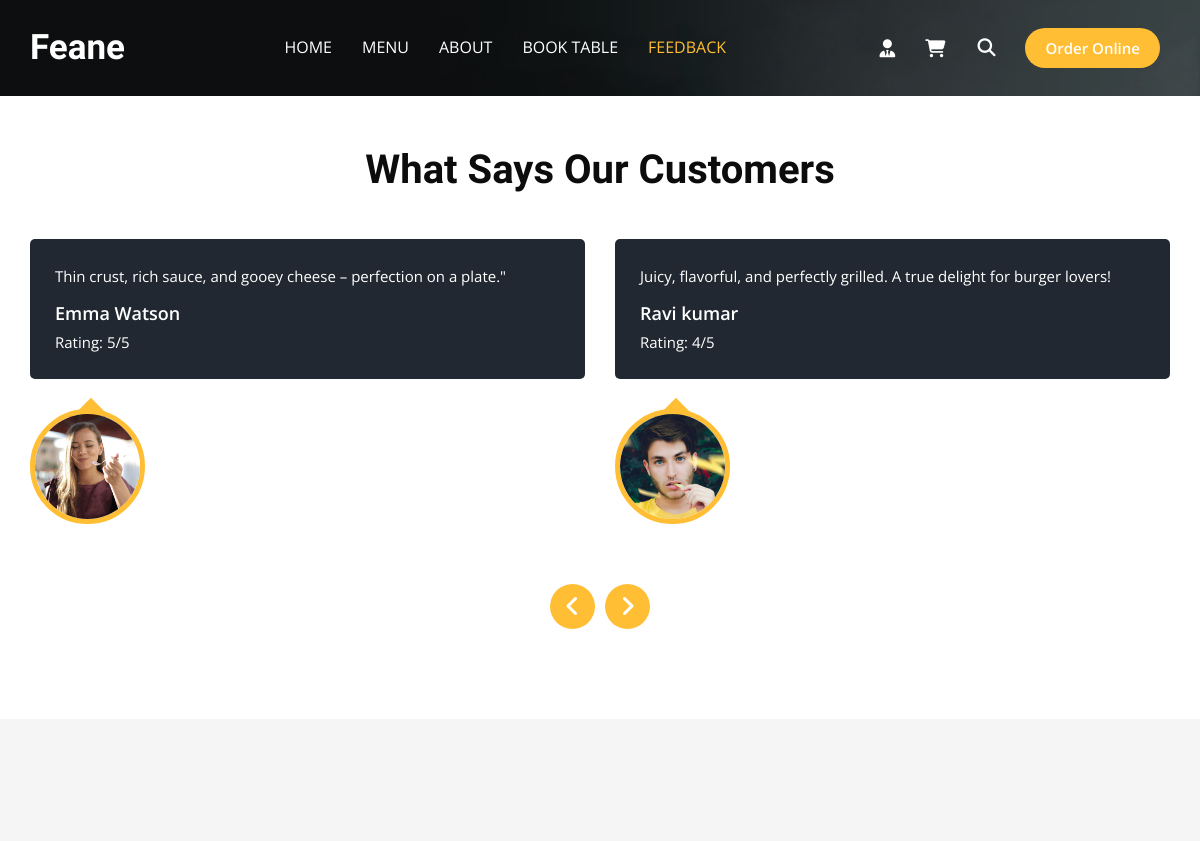
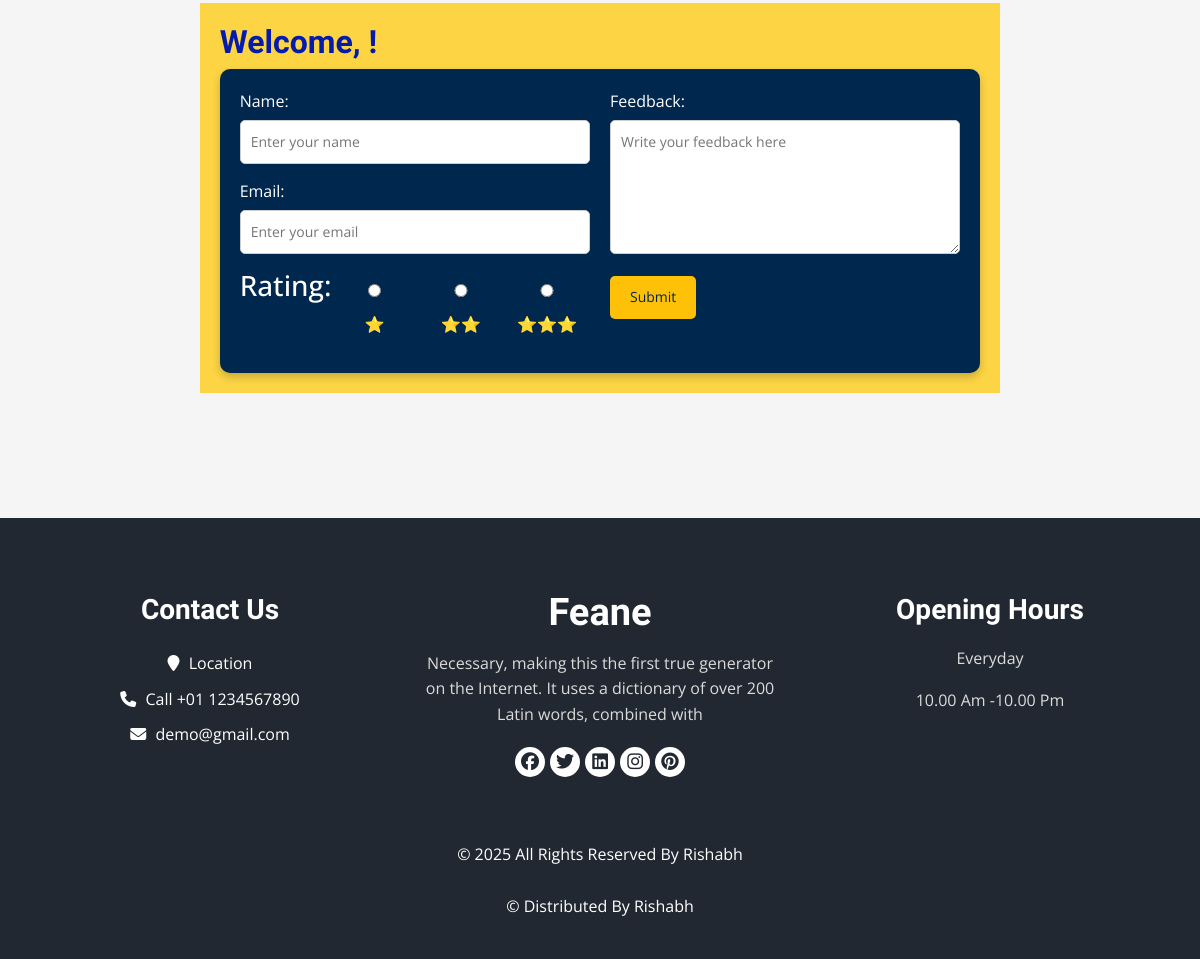
The page /feedback/ on the database its author committed (2 pictures, top to bottom).
### BaseApp/models.py (models this page shows, shortened)
class Feedback(models.Model):
    User_name = models.CharField(max_length=15, unique=False)
    Description = models.TextField(blank=False, unique=False)
    Rating = models.IntegerField(default=0 , unique=False)
    Image = models.ImageField(upload_to='Items/',blank=True, default='../media/Items/f4.png' )
    Email = models.EmailField(blank=True, unique=False)

### BaseApp/views.py (the view)
# urls.py: path('feedback/', feedbackView, name='feedback'),
def feedbackView(request):
    feedback = Feedback.objects.all()
    return render(request,'feedback.html', {'feedback':feedback})

### Template/feedback.html (shortened to what this page needs)
{% extends "base.html" %}
{% load static %}
{% block class %}class="sub_page"{% endblock class %}
{% block FeedbackStatus %}active{% endblock FeedbackStatus %}
{% block main %}
   <section class="client_section layout_padding-bottom">
    <div class="container">
      <div class="heading_container heading_center psudo_white_primary mb_45">
        <h2>
          What Says Our Customers
        </h2>
      </div>
      <div class="carousel-wrap row ">
        <div class="owl-carousel client_owl-carousel">
          {% for f in feedback  %}
          <div class="item">
            <div class="box">
              <div class="detail-box">
                <p>
                  {{f.Description}}
                </p>
                <h6>
                  {{f.User_name}}
                </h6>
                <p>
                  Rating: {{f.Rating}}/5
                </p>
              </div>
              <div class="img-box">
                <img src="/media/{{f.Image}}" alt="" class="box-img">
              </div>
            </div>
          </div>
          {% endfor %}
        </div>
      </div>
    </div>
  </section>
<div class="feedform-container">
  <form method="POST" class="feedform-tag_form"   action=" {% url "submit_feedback" %}">
    <h2 style="font-weight: bolder;">Welcome, {{ user.first_name }}!</h2>
    <section class="feedform-user-form">
      <div class="feedform-left">
          <label for="feedform-name">Name:</label>
          <input type="text" id="feedform-name" name="name" placeholder="Enter your name" value="{{ user.first_name }}" {{ user.first_name }} required {% if user.is_authenticated %}   readonly {% endif %} maxlength="10" >
          <label for="feedform-email">Email:</label>
          <input type="email" id="feedform-email" name="email" placeholder="Enter your email" maxlength="20" required value="{{ user.username }}"  required {% if user.is_authenticated %}   readonly {% endif %}>
          <div class="containerRating">
            <h3>Rating:</h3>
            <div class="star-rating">
              <input type="radio" id="star1" name="rating" value="1" >
              <label for="star1" class="star">⭐</label>
            </div>
            <div class="star-rating">
              <input type="radio" id="star2" name="rating" value="2" >
              <label for="star2" class="star">⭐⭐</label>
            </div>
            <div class="star-rating">
              <input type="radio" id="star3" name="rating" value="3" >
              <label for="star3" class="star">⭐⭐⭐</label>
            </div>
          </div>
      </div>
      <div class="feedform-right">
          <label for="feedform-feedback">Feedback:</label>
          <textarea id="feedform-feedback" name="feedback" rows="5" maxlength="30" placeholder="Write your feedback here" required></textarea>
          <button type="submit" class="feedform-button">Submit</button>
      </div>
    </section>
  </form>
</div>
{% endblock main %}

### static/css/style.css (style rules this page uses)
body { font-family: "Open Sans", sans-serif; color: #0c0c0c; background-color: #ffffff; overflow-x: hidden; }
.layout_padding-bottom { padding-bottom: 90px; }
h1, h2 { font-family: 'Dancing Script', cursive; }
.heading_container { display: -webkit-box; display: -ms-flexbox; display: flex; -webkit-box-orient: vertical; -webkit-box-direction: normal; -ms-flex-direction: column; flex-direction: column; -webkit-box-align: start; -ms-flex-align: start; align-items: flex-start; }
.heading_container h2 { position: relative; margin-bottom: 0; font-size: 2.5rem; font-weight: bold; }
.heading_container.heading_center { -webkit-box-align: center; -ms-flex-align: center; align-items: center; text-align: center; }
.client_section .heading_container { margin-bottom: 30px; padding-top: 50px; }
.client_section .box { display: -webkit-box; display: -ms-flexbox; display: flex; -webkit-box-orient: vertical; -webkit-box-direction: normal; -ms-flex-direction: column; flex-direction: column; margin: 15px; }
.client_section .box .img-box { position: relative; display: -webkit-box; display: -ms-flexbox; display: flex; -webkit-box-pack: center; -ms-flex-pack: center; justify-content: center; -webkit-box-align: center; -ms-flex-align: center; align-items: center; width: 115px; position: relative; margin-top: 30px; }
.client_section .box .img-box img { border-radius: 100%; border: 5px solid #ffbe33; position: relative; }
.client_section .box .img-box::before { content: ""; position: absolute; left: 50%; top: 0; width: 20px; height: 20px; background-color: #ffbe33; -webkit-transform: rotate(45deg) translateX(-50%); transform: rotate(45deg) translateX(-50%); }
.client_section .box .detail-box { background-color: #222831; color: #ffffff; padding: 25px 25px 15px 25px; border-radius: 5px; }
.client_section .box .detail-box h6 { font-weight: 600; font-size: 18px; margin: 15px 0 5px 0; }
.client_section .box .detail-box p { margin-bottom: 0; font-size: 15px; margin-bottom: 10px; }
.feedform-container { display: flex; justify-content: center; align-items: center; height: 80vh; background-color: #f5f5f5; }
.feedform-tag_form { display: flex; flex-wrap: wrap; background-color: #00274d; color: rgb(5, 27, 174); background-color: rgba(255, 200, 0, 0.723); padding: 20px; }
.feedform-user-form { display: flex; flex-wrap: wrap; background-color: #00274d; color: white; padding: 20px; border-radius: 10px; box-shadow: 0 4px 8px rgba(0, 0, 0, 0.2); max-width: 900px; width: 100%; gap: 20px; }
.feedform-left { flex: 1; min-width: 250px; }
.feedform-left h3 { margin-bottom: 20px; }
.feedform-left label { display: block; margin-bottom: 5px; }
.feedform-left input { width: 100%; padding: 10px; margin-bottom: 15px; border-radius: 5px; border: 1px solid #ccc; font-size: 14px; }
.feedform-right { flex: 1; min-width: 250px; }
.feedform-right label { display: block; margin-bottom: 5px; }
.feedform-right textarea { width: 100%; padding: 10px; margin-bottom: 15px; border-radius: 5px; border: 1px solid #ccc; font-size: 14px; }
.feedform-button { padding: 10px 20px; background-color: #ffc107; color: #00274d; border: none; border-radius: 5px; font-size: 14px; cursor: pointer; }
.containerRating { display: flex; flex-direction: row; }
.containerRating .star-rating { flex: 1; margin: -10px; padding: 20px; border-radius: 5px; text-align: center; }
:root { --color-gray: #737888; --color-lighter-gray: #e3e5ed; --color-light-gray: #f7f7fa; }
body { margin: 0; padding: 0; font-family: 'Arial', sans-serif; line-height: 1.6; color: #333; }

### static/css/responsive.css (style rules this page uses)
@media (min-width: 1200px) { .container { max-width: 1170px; } }

### rows shown on the page
Feedback: Description "Thin crust, rich sauce, and gooey cheese – perfection on a plate.\"", User_name "Emma Watson", Rating "5", Image (picture)
Feedback: Description "Juicy, flavorful, and perfectly grilled. A true delight for burger lovers!", User_name "Ravi kumar", Rating "4", Image (picture)
